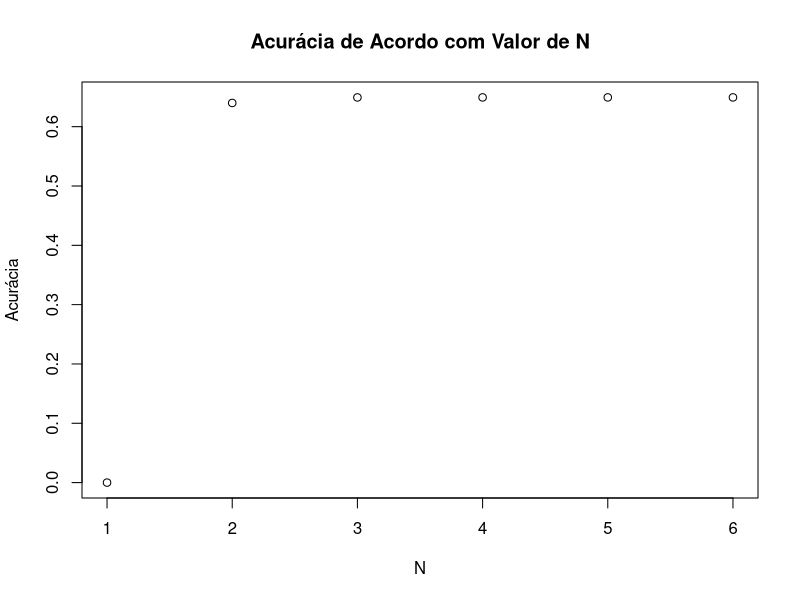

This chart was generated by the following R code:
# Y data defined by the mining code for kNN
plot(x=c(1,2,3,4,5,6),
  main="Acurácia de Acordo com Valor de N",
  xlab="N",
  ylab="Acurácia",
  y=c(0,0.64,0.6493,0.64935,0.6493506,0.6493506),
  freq=FALSE
)
